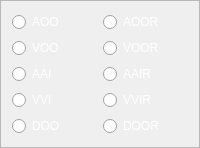
           <widget class="QFrame" name="frame_13">
            <property name="minimumSize">
             <size>
              <width>0</width>
              <height>0</height>
             </size>
            </property>
            <property name="frameShape">
             <enum>QFrame::StyledPanel</enum>
            </property>
            <property name="frameShadow">
             <enum>QFrame::Raised</enum>
            </property>
            <layout class="QGridLayout" name="gridLayout">
             <item row="1" column="1">
              <widget class="QRadioButton" name="mode_AOOR">
               <property name="styleSheet">
                <string notr="true">color:white;</string>
               </property>
               <property name="text">
                <string>AOOR</string>
               </property>
              </widget>
             </item>
             <item row="1" column="0">
              <widget class="QRadioButton" name="mode_AOO">
               <property name="styleSheet">
                <string notr="true">color:white;</string>
               </property>
               <property name="text">
                <string>AOO</string>
               </property>
              </widget>
             </item>
             <item row="2" column="0">
              <widget class="QRadioButton" name="mode_VOO">
               <property name="styleSheet">
                <string notr="true">color:white;</string>
               </property>
               <property name="text">
                <string>VOO</string>
               </property>
              </widget>
             </item>
             <item row="3" column="0">
              <widget class="QRadioButton" name="mode_AAI">
               <property name="styleSheet">
                <string notr="true">color:white;</string>
               </property>
               <property name="text">
                <string>AAI</string>
               </property>
              </widget>
             </item>
             <item row="4" column="0">
              <widget class="QRadioButton" name="mode_VVI">
               <property name="styleSheet">
                <string notr="true">color:white;</string>
               </property>
               <property name="text">
                <string>VVI</string>
               </property>
              </widget>
             </item>
             <item row="4" column="1">
              <widget class="QRadioButton" name="mode_VVIR">
               <property name="styleSheet">
                <string notr="true">color:white;</string>
               </property>
               <property name="text">
                <string>VVIR</string>
               </property>
              </widget>
             </item>
             <item row="3" column="1">
              <widget class="QRadioButton" name="mode_AAIR">
               <property name="styleSheet">
                <string notr="true">color:white;</string>
               </property>
               <property name="text">
                <string>AAIR</string>
               </property>
              </widget>
             </item>
             <item row="2" column="1">
              <widget class="QRadioButton" name="mode_VOOR">
               <property name="styleSheet">
                <string notr="true">color:white;</string>
               </property>
               <property name="text">
                <string>VOOR</string>
               </property>
              </widget>
             </item>
             <item row="5" column="0">
              <widget class="QRadioButton" name="mode_DOO">
               <property name="styleSheet">
                <string notr="true">color:white;</string>
               </property>
               <property name="text">
                <string>DOO</string>
               </property>
              </widget>
             </item>
             <item row="5" column="1">
              <widget class="QRadioButton" name="mode_DOOR">
               <property name="styleSheet">
                <string notr="true">color:white;</string>
               </property>
               <property name="text">
                <string>DOOR</string>
               </property>
              </widget>
             </item>
            </layout>
           </widget>
